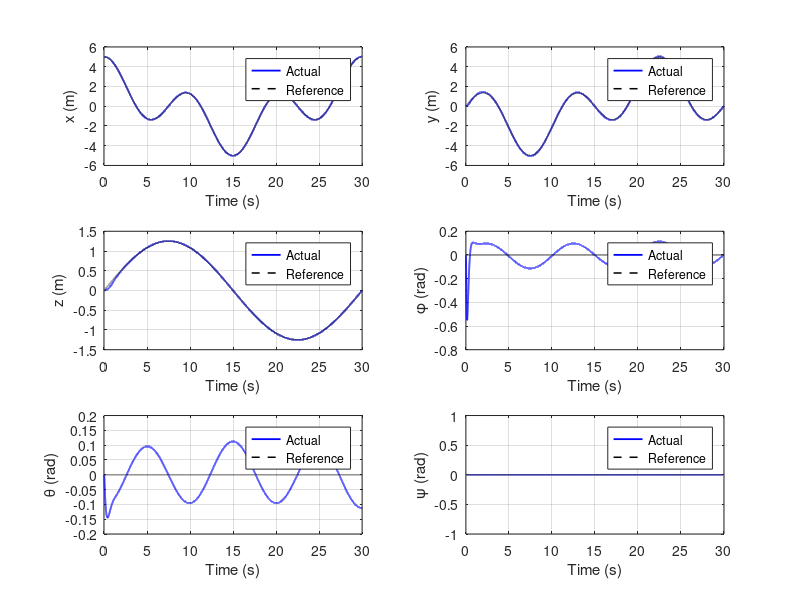

The MATLAB script that drew this image: (Note: this script raises an error after producing the figure.)
clc; clear; close all; 
format long;

tic % Start timer for computation

%%%%%%%%%%%%%%%%%%%%%%%%%%%%%%%%%%%%%%%%%%%%%%%%%%%%%%%%%%%%%%%%%%%
%%%%%%%% LQI Controller for Quadcopter Trajectory Tracking %%%%%%%%
%%%%%%%%%%%%%%%%%%%%%%%%%%%%%%%%%%%%%%%%%%%%%%%%%%%%%%%%%%%%%%%%%%%

% Platform Parameters
m = 1.25; % Mass (kg)
g = 9.81; % Gravity (m/s^2)
Ixx = 0.0232; % Inertia (kg m^2)
Iyy = 0.0232; % Inertia (kg m^2)
Izz = 0.0468; % Inertia (kg m^2)

%%%%%%%%%%%%%%%%%%%%%%%%%%%%%%
%%%%%%%% Trajectories %%%%%%%%
%%%%%%%%%%%%%%%%%%%%%%%%%%%%%%
% Uncomment trajectory of choice

%%%% 3D LINE %%%%
% dt = 0.001; % Time step (s)
% tf = 10; % Final time (s)
% t = 0:dt:tf; % Time array (s)
% N = length(t); % Number of time steps
% 
% x_0 = [0; 0; 0]; % Starting point (x,y,z)
% x_f = [-10; 10; 10]; % Final point (x,y,z)
% 
% traj = x_0 + (x_f - x_0) * (t / tf);  % Positional trajectory
% traj_vel = repmat((x_f - x_0) / tf, 1, N); % Derivative for velocity
% 
% % Generate 12 state reference trajectory
% x_ref = zeros(12, N); % [x; dx; y; dy; z; dz; phi; dphi; theta; dtheta; psi; dpsi]
% x_ref(1, :) = traj(1, :);
% x_ref(2, :) = traj_vel(1, :);
% x_ref(3, :) = traj(2, :);
% x_ref(4, :) = traj_vel(2, :);
% x_ref(5, :) = traj(3, :);
% x_ref(6, :) = traj_vel(3, :);
% 
% % Initial conditions - [x, dx, y, dy, z, dz, phi, dphi, theta, dtheta, psi, dpsi]
% state = zeros(12,N); % Tracks state over time
% state(:,1) = [0; 0; 0; 0; 0; 0; 0; 0; 0; 0; 0; 0];

%%%% UPWARDS SPIRAL %%%%
% dt = 0.001; % Time step (s)
% tf = 30; % Final time (s)
% t = 0:dt:tf; % Time array (s)
% N = length(t); % Number of time steps
% 
% r = 5; % Radius of spiral (m)
% w = 2 * pi / (tf/3); % Angular velocity (rad/s)
% linearRate = 0.75; % Linear rate of climb (m/s)
% 
% traj_x = r * cos(w*t); % X position trajectory
% traj_y = r * sin(w*t); % Y position trajectory
% traj_z = linearRate * t; % Z position trajectory
% 
% vel_x = -r * w * sin(w*t); % X velocity trajectory
% vel_y = r * w * cos(w*t); % Y velocity trajectory
% vel_z = linearRate * ones(1,N); % Z velocity trajectory
% 
% % Generate 12 state reference trajectory
% x_ref = zeros(12, N); % [x; dx; y; dy; z; dz; phi; dphi; theta; dtheta; psi; dpsi]
% x_ref(1, :) = traj_x;
% x_ref(2, :) = vel_x;
% x_ref(3, :) = traj_y;
% x_ref(4, :) = vel_y;
% x_ref(5, :) = traj_z;
% x_ref(6, :) = vel_z;
% 
% % Initial conditions - [x, dx, y, dy, z, dz, phi, dphi, theta, dtheta, psi, dpsi]
% state = zeros(12,N); % Tracks state over time
% state(:,1) = [5; 0; 0; 0; 0; 0; 0; 0; 0; 0; 0; 0];

%%%% Rose Petal %%%%
dt = 0.001; % Time step (s)
tf = 30; % Final time (s)
t = 0:dt:tf; % Time array (s)
N = length(t); % Number of time steps

r = 5; % Radius of path (m)
w = 2 * pi / tf; % angular velocity (rad/s)
k = 2; % Number of loops | odd k = k 'petals' | even k = 2 *k 'petals'

traj_x = r * cos(k*w*t) .* cos(w*t); % X velocity trajectory
traj_y = r * cos(k*w*t) .* sin(w*t); % Y velocity trajectory
traj_z = (r/4) * sin(w*t); % Z velocity trajectory

vel_x = gradient(traj_x, dt); % X velocity trajectory
vel_y = gradient(traj_y, dt); % Y velocity trajectory
vel_z = gradient(traj_z, dt); % Z velocity trajectory

% Generate 12 state reference trajectory
x_ref = zeros(12, N); % [x; dx; y; dy; z; dz; phi; dphi; theta; dtheta; psi; dpsi]
x_ref(1, :) = traj_x;
x_ref(2, :) = vel_x;
x_ref(3, :) = traj_y;
x_ref(4, :) = vel_y;
x_ref(5, :) = traj_z;
x_ref(6, :) = vel_z;

% Initial conditions - [x, dx, y, dy, z, dz, phi, dphi, theta, dtheta, psi, dpsi]
state = zeros(12,N); % Tracks state over time
state(:,1) = [5; 0; 0; 0; 0; 0; 0; 0; 0; 0; 0; 0];

%%%% Reference Inputs %%%%
% Assume desired state near hover at each time step for slower, controlled
% trajectories
U_ref = [m*g; 0; 0; 0];

%%%%%%%%%%%%%%%%%%%%%%%%%%%%
%%%%%%%% WIND NOISE %%%%%%%%
%%%%%%%%%%%%%%%%%%%%%%%%%%%%
% At the end of this section, uncomment the wind acceleration component
% being all zeros to eliminate wind noise
% Wind speed noise is calculated using a exponential smoothing process to
% smooth wind values generated from a Guassian distribution

vel_mean= 5; % Mean wind speed (m/s)
vel_std = 2; % Wind speed standard deviation

ang_mean = deg2rad(25); % Mean direction of wind with respect to x-direction (rad)
ang_std = deg2rad(5); % Wind direction standard deviation

Vel = zeros(1,N); % Store wind velocity data
Vel_x = zeros(1,N); % Store x-direction wind velocity data
Vel_y = zeros(1,N); % Store y-direction wind velocity data
Dir = zeros(1,N); % Store wind direction data

alpha = 0.99; % Smoothing parameter
vel_noise = 0; % Initial wind speed noise
ang_noise = 0; % Initial wind speed noise

for h = 1:N
    % Generate wind speed and angle noise with exponential smoothing and 
    % randn() Gaussian distribution
    vel_noise = alpha * vel_noise + sqrt(1 - alpha^2) * vel_std * randn();
    ang_noise = alpha * ang_noise + sqrt(1 - alpha^2) * ang_std * randn();

    % Calculate wind speed and angle value with respect to mean value
    vel_abs = vel_mean + vel_noise;
    ang_abs = ang_mean + ang_noise;

    % Calculate and store x- and y-components
    Vel_x(h) = vel_abs * cos(ang_abs);
    Vel_y(h) = vel_abs * sin(ang_abs);

    % Store absolute values for visualization
    Vel(h) = vel_abs;
    Dir(h) = ang_abs;
end

% Combine x and y wind states
V = zeros(12,N); 
V(1,:) = Vel_x;
V(3,:) = Vel_y;

% Calculate acceleration due to drag
Cd = 0.75; % Drag coefficient estimate
A = 0.1; % Area estimate (m^2)
p = 1.225; % Air density (kg/m^3)
S = (1/2) * p * A * Cd; % Placeholder for 0.5*p*A*Cd in drag equation
F_wind = S .* V.^2; % Force due to wind

% a_wind = F_wind ./ m; % Acceleration due to wind if wind noise is desired

a_wind = zeros(12,N); % Acceleration due to wind if no wind noise is desired

%%%%%%%%%%%%%%%%%%%%%%%%%%%%%%
%%%%%%%% Q & R COSTS  %%%%%%%%
%%%%%%%%%%%%%%%%%%%%%%%%%%%%%%

% Combined costs from GA optimization
QR = [500, 0.196, 378, 75.4, 500, 238, 169, 1.7, 94.6, 0.015, 125, 234, 500, 443, 0.002, 0.313, 0.143, 0.04, 9.4];

% Split out into Q (augmented for integral action states) and R costs
Q_mod = diag(QR(1:15));
R = diag(QR(16:19));

%%%%%%%%%%%%%%%%%%%%%%%%%%%%%%%%%%%%%%%%%%%
%%%%%%%% STATE SPACE MODEL & GAINS %%%%%%%%
%%%%%%%%%%%%%%%%%%%%%%%%%%%%%%%%%%%%%%%%%%%

% Number of states tracked with integral action
n_int = 3; % (x, y, z)

A = zeros(12); % Initialize A-matrix
B = zeros(12, 4); % Initialize B-matrix
C = zeros(n_int, 12); % Initialize C-matrix
D = zeros(n_int, 4); % Initialize D-matrix

% Populate A-matrix
A(1,2) = 1;
A(2,9) = g;
A(3,4) = 1;
A(4,7) = -g;
A(5, 6) = 1;
A(7,8) = 1;
A(9, 10) = 1;
A(11, 12) = 1;

% Populate B-matrix
B(6, 1) = 1/m;
B(8, 2) = 1/Ixx;
B(10,3) = 1/Iyy;
B(12,4) = 1/Izz;

% Populate C-matrix
C(1,1) = -1;
C(2,3) = -1;
C(3,5) = -1;

% Create state space form from state matrices
sys = ss(A, B, C, D);

% Compute Gains for states and integral action states
[K,S,P] = lqi(sys, Q_mod, R);

Kx = K(:, 1:12); % State gains
Ki = K(:, 13:end); % Integral state gains

%%%%%%%%%%%%%%%%%%%%%%%%%%%%%%%%%%%%%%
%%%%%%%% INITIALIZE VARIABLES %%%%%%%%
%%%%%%%%%%%%%%%%%%%%%%%%%%%%%%%%%%%%%%

e_int = zeros(n_int, 1); % Tracks integral error between iterations
int_hist = zeros(n_int, N); % Stores integral error history
U_hist = zeros(4,N); % Tracks control inputs over time

% Store positional errors over time for performance analysis
e_x = zeros(1,N);
e_y = zeros(1,N);
e_z = zeros(1,N);

for i = 1:N-1

    % State error
    e = state(:,i) - x_ref(:,i);
    
    % Update and store integral error
    e_int = e_int + e([1,3,5])*dt;
    int_hist(:,i+1) = e_int;

    % Calculate system control input from state error
    U = U_ref - Kx * e - Ki * e_int;

    % Limit inputs to operational ranges
    U(1) = min(max(U(1), -m*g), 25 - m*g); % limit between free fall (0 N thrust) and 25 N
    U(2) = min(max(U(2), -7), 7);
    U(3) = min(max(U(3), -7), 7);
    U(4) = min(max(U(4), -7), 7);

    % Track positional error over time - store up for RMSE calculation
    e_x(i) = e(1);
    e_y(i) = e(3);
    e_z(i) = e(5);

    % Calculate state change at time step
    dx = A * state(:,i) + B * U + a_wind(:,i);
    dx(6) = dx(6) - g; % Account for gravity not represented in linearized state space form

    % Calculate updated state
    state(:,i+1) = state(:,i) + dx * dt;

    % Log inputs
    U(1) = U(1) + m*g; % Account for gravity again after calculation so plots look correct
    U_hist(:,i) = U;
end

%%%%%%%%%%%%%%%%%%%%%%%%%%%%%%%%%%%%%%%%%
%%%%%%%% Performance Calculation %%%%%%%%
%%%%%%%%%%%%%%%%%%%%%%%%%%%%%%%%%%%%%%%%%

compTime = toc; % End timer for computation
fprintf('\nComputation Time: %.3f seconds\n', compTime)

% Root Mean Square Error (RMSE) for positional states x, y, and z
rmse_3D = sqrt(mean(e_x.^2 + e_y.^2 + e_z.^2));
rmse_x = sqrt(mean(e_x.^2));
rmse_y = sqrt(mean(e_y.^2));
rmse_z = sqrt(mean(e_z.^2));

fprintf('Root Mean Squared Error for LQI Trajectory Tracker\n')
fprintf('- - - - - - - - - - - - - - -\n');
fprintf('3-Dimensional RMSE: %.3f meters\n', rmse_3D)
fprintf('X-Position RMSE: %.3f meters\n', rmse_x)
fprintf('Y-Position RMSE: %.3f meters\n', rmse_y)
fprintf('Z-Position RMSE: %.3f meters\n', rmse_z)

% Calculate oscillations as a local minima/maxima
% Calculate 1-D velocities
dx = gradient(state(1,:), t);
dy = gradient(state(3,:), t);
dz = gradient(state(5,:), t);

% Calculate 1-D accelerations
ddx = gradient(dx, t);
ddy = gradient(dy, t);
ddz = gradient(dz, t);

% Combine into arrays for manipulation
d = [dx; dy; dz];
dd = [ddx; ddy; ddz];

% Take the cross product and calculate the curvature
vCrossa = cross(d', dd')';
K = sqrt(sum(vCrossa.^2, 1)) ./ (sqrt(dx.^2 + dy.^2 + dz.^2).^3);

% Threshold curvature to find number of sharp turns indicating a lack of
% smoothness
[sharp_turns, ~] = findpeaks(K, 'MinPeakHeight', 0.75);
sharp_turns = length(sharp_turns);
fprintf('\n\nLocal Minima/Maxima Smoothness Analysis\n')
fprintf('- - - - - - - - - - - - - - -\n')
fprintf('Number of sharp turns: %.0f\n', sharp_turns)

%%%%%%%%%%%%%%%%%%%%%%%%%%%%%%%
%%%%%%%% Visualization %%%%%%%%
%%%%%%%%%%%%%%%%%%%%%%%%%%%%%%%

% Plot colors
colors = [0.8500 0.3250 0.0980; % 'o'
        0.4660 0.6740 0.1880; % 'g'
        0.3010 0.7450 0.9330; % 'c'
        0.4940 0.1840 0.5560]; % 'm'

% Plot states
figure;
labels = {'x (m)', 'y (m)', 'z (m)', '\phi (rad)', '\theta (rad)', '\psi (rad)'};
ind = [1, 3, 5, 7, 9, 11];
for j = 1:6
    subplot(3,2,j);
    plot(t, state(ind(j),:), 'b', 'LineWidth', 1.3);
    hold on;
    plot(t, x_ref(ind(j), :), 'k--', 'LineWidth', 1.1);
    ylabel(labels{j});
    xlabel('Time (s)');
    legend('Actual','Reference');
    grid on;
end
sgtitle('Quadcopter States with LQI Controller');

% Plot inputs
figure;
labels = {'U1 - Thrust (N)', 'U2 - Roll Torque (Nm)', 'U3 - Pitch Torque (Nm)', 'U4 - Yaw Torque (Nm)'};
for k = 1:4
    subplot(2,2,k);
    plot(t, U_hist(k,:), 'Color', colors(k,:), 'LineWidth', 1.4);
    xlabel('Time (s)');
    ylabel(labels{k});
    grid on;
end
sgtitle('Quadcopter Control Inputs with LQI Controller')

% Plot 3D trajectory
figure;
plot3(x_ref(1,:), x_ref(3,:), x_ref(5,:), 'r--', 'LineWidth', 1.5);
hold on;
plot3(state(1,:), state(3,:), state(5,:), 'b', 'LineWidth', 2);
hold on;
scatter3(x_ref(1,1), x_ref(3,1), x_ref(5,1), 75, 'go', 'filled');
hold on;
scatter3(x_ref(1,N), x_ref(3,N), x_ref(5,N), 75, 'ro', 'filled');
xlabel('X (m)'); ylabel('Y (m)'); zlabel('Z (m)');
legend('Reference Trajectory','Actual Trajectory','Start','End');
grid on;
axis equal;
title('3D Position for Trajectory Tracking with LQI Controller');

% Plot integral error
figure;
plot(t, int_hist(1,:), 'b', 'LineWidth', 2);
hold on;
plot(t, int_hist(2,:), 'Color', colors(2,:), 'LineWidth', 2);
hold on;
plot(t, int_hist(3,:), 'Color', colors(1,:), 'LineWidth', 2);
xlabel('Time (s)');
ylabel('Integral Action Error (m)');
title('LQI Controller Integral Error States');
legend('X', 'Y', 'Z');
grid on;